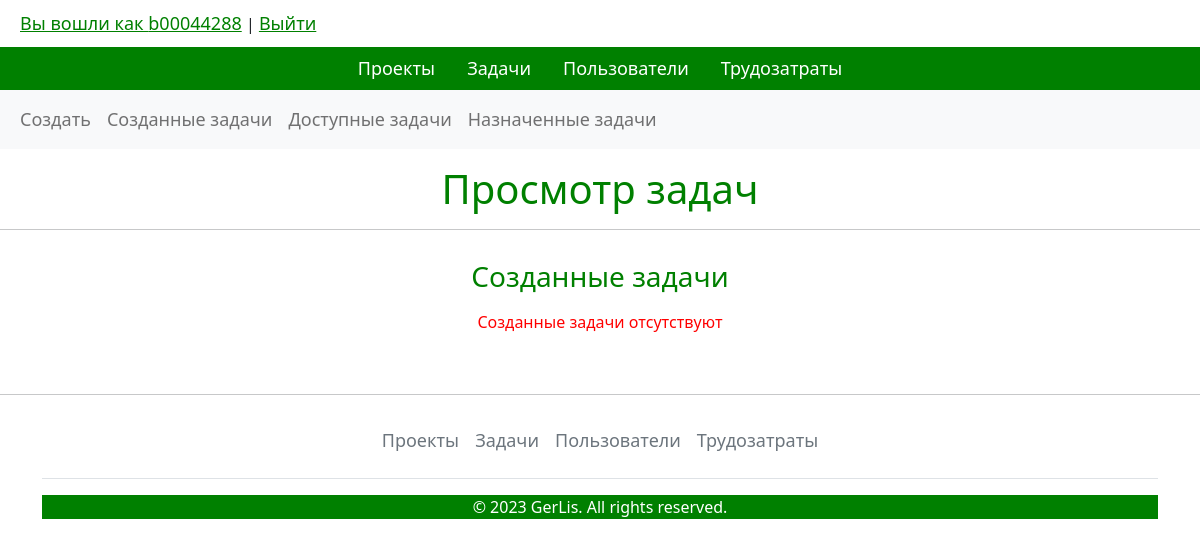
/tasks/view_created_task/ (signed in), run on an earlier commit of the app's database.
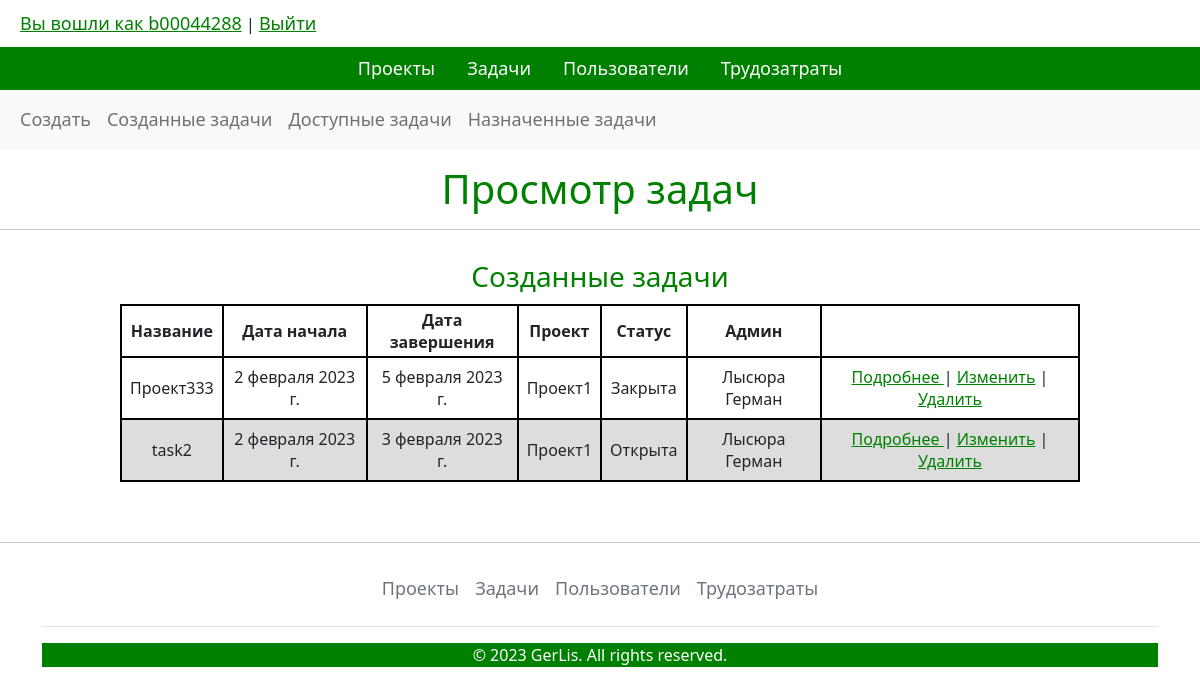
And on a later commit of the database.
### tasks/models.py (models this page shows, shortened)
class Task(models.Model):
    name = models.CharField(max_length=30)
    start_date = models.DateField(help_text= '')
    end_date = models.DateField()
    perfomance_date = models.DateField(null=True, blank=True)
    priority = models.CharField(max_length=10, choices=TASK_PRIOR, default="Низкий")
    status = models.CharField(max_length=10, choices=TASK_STATUS, default= "Открыта")
    project = models.ForeignKey(Projects, on_delete=models.CASCADE)
    admin = models.CharField(max_length=20, default="user")
    users = models.ManyToManyField(settings.AUTH_USER_MODEL, through="Tasks_Users")
    class Meta:
        ordering = ["-id"]

### projects/models.py (models this page shows)
class Projects(models.Model):
    name = models.CharField(max_length=30)
    description = models.CharField(max_length=500)
    start_date = models.DateField()
    end_date = models.DateField()
    perfomance_status = models.CharField(
        max_length=15, default="Не выполнен", choices=PROJECT_PERFOMANCE
    )
    perfomance_date = models.DateField(null=True, blank=True)
    admin = models.CharField(max_length=50, default="user")
    users = models.ManyToManyField(
        settings.AUTH_USER_MODEL, through="Projects_Users"
    )
    def __str__(self):
        return self.name
    class Meta:
        ordering = ["-id"]

### tasks/views.py (the view)
# urls.py: path('view_created_task/', views.view_created_tasks, name = 'view_created_tasks'),
def view_created_tasks(request):
    if not request.user.is_anonymous:
        created_tasks = Task.objects.all().filter(admin=request.user.last_name + " " + request.user.first_name)
        return render(
            request,
            "tasks_view.html",
            {"created_tasks": created_tasks},
        )
    else:
        return redirect('add_or_change_proj')

### templates/tasks_view.html (shortened to what this page needs)
{% extends 'base.html' %}
{% block content %}
{% include 'tasks_base_links.html'%}
<h1 class="h1-center">Просмотр задач</h1>
<hr>
{% url 'view_created_tasks' as view_created_tasks %}
{% url 'view_available_tasks' as view_available_tasks %}
{% url 'view_appointed_tasks' as view_appointed_tasks %}
{% if request.path == view_created_tasks %}
<h3 class="h3-center">Созданные задачи</h3>
{% if created_tasks.count > 0 %}
<table class="table-task">
  <thead>
    <th>Название</th>
    <th>Дата начала</th>
    <th>Дата завершения</th>
    <th>Проект</th>
    <th>Статус</th>
    <th>Админ</th>
  </thead>
  {% for task in created_tasks %}
  <tr>
    <td>{{task.name}}</td>
    <td>{{task.start_date}}</td>
    <td>{{task.end_date}}</td>
    <td>{{task.project}}</td>
    <td>{{task.status}}</td>
    <td>{{task.admin}}</td>
    <td style="text-align: center">
      <div class = 'choice'>
      <a href="{% url "info_task" task.id %}">Подробнее </a>
      | <a href="{% url "change_admin_task" task.id %}">Изменить</a> | <a href="{% url "delete_task" task.id %}">Удалить</a>
    </div></td>
  </tr>
  {% endfor %}
</table>
{% elif created_tasks.count == 0 %}
<p class = 'warning'>Созданные задачи отсутствуют </p>
{% endif %}
{% endif %}
{% endblock content %}

What changed in the data, as far as the page shows it:
added Task: name "Проект333", start_date "2 февраля 2023 г.", end_date "5 февраля 2023 г.", project "Проект1", status "Закрыта", admin "Лысюра Герман"
added Task: name "task2", start_date "2 февраля 2023 г.", end_date "3 февраля 2023 г.", project "Проект1", status "Открыта", admin "Лысюра Герман"
Also different on the page:
text no longer shown: "Созданные задачи отсутствуют"
text now shown: "Название Дата начала Дата завершения Проект Статус Админ"
